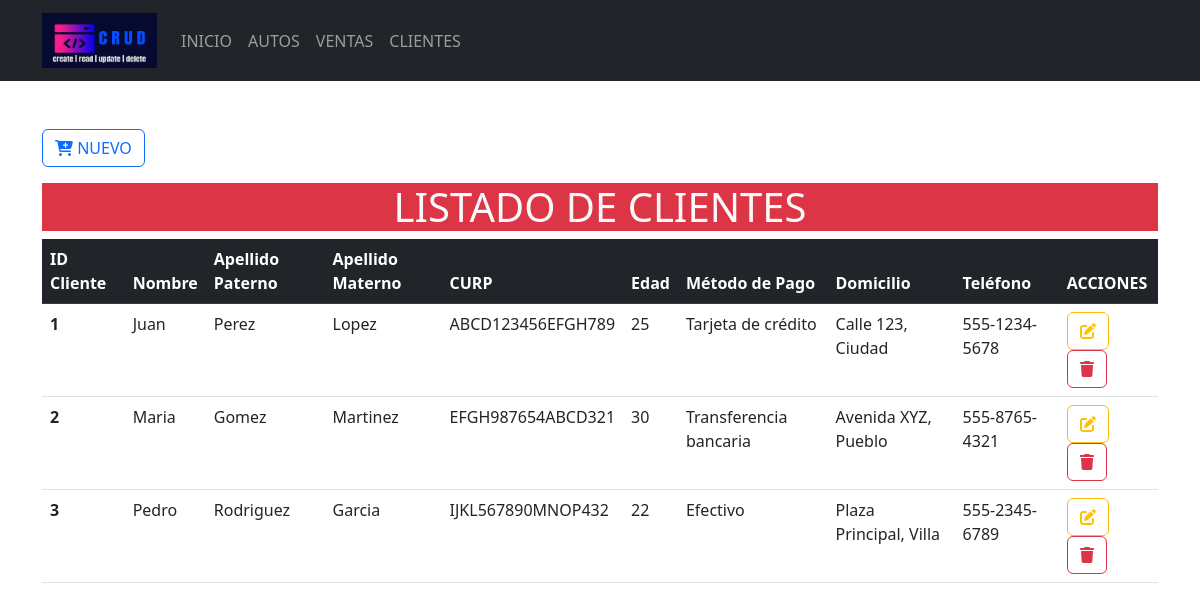
The app's page /Formularios/marcas/index.php with its own data.
### tables this page shows
CREATE TABLE `cliente` (
  `id_cliente` INT(11) PRIMARY KEY AUTO_INCREMENT,
  `nombre` VARCHAR(100) NOT NULL,
  `apellidoP` VARCHAR(100) NOT NULL,
  `apellidoM` VARCHAR(100) NOT NULL,
  `curp` VARCHAR(100) NOT NULL,
  `edad` INT(2) NOT NULL,
  `metodo_de_pago` VARCHAR(50) NOT NULL,
  `domicilio` VARCHAR(50) NOT NULL,
  `telefono` VARCHAR(50) NOT NULL
);

### Formularios/marcas/index.php (the view, shortened to what this page needs)
<?php
include_once("../../config/conexion.php");
?>
<!doctype html>
<html lang="es">
<head>
    <link rel="stylesheet" href="<?php echo base_url; ?>css/bootstrap.min.css">
</head>
<body>
    <header>
        <nav class="navbar navbar-expand-lg bg-dark" data-bs-theme="dark">
            <div class="container">
                <a class="navbar-brand" href="<?php echo base_url; ?>">
                    <img src="<?php echo base_url; ?>img/logo.png" alt="logo" height="55" width="115">
                </a>
                <div class="collapse navbar-collapse" id="mi-menu">
                    <ul class="navbar-nav">
                        <li class="nav-item">
                            <a class="nav-link" href="<?php echo base_url; ?>">INICIO</a>
                        </li>
                        <li class="nav-item">
                            <a class="nav-link" href="<?php echo base_url; ?>Formularios/productos/index.php">AUTOS</a>
                        </li>
                        <li class="nav-item">
                            <a class="nav-link"
                                href="<?php echo base_url; ?>Formularios/categorias/index.php">VENTAS</a>
                        </li>
                        <li class="nav-item">
                            <a class="nav-link" href="<?php echo base_url; ?>Formularios/marcas/index.php">CLIENTES</a>
                        </li>
                    </ul>
                </div>
            </div>
        </nav>
    </header>
    <div class="container-lg mt-5">
        <a href="crear.php" type="button" class="btn btn-outline-primary mb-3">
            <i class="fa-solid fa-cart-plus fa-beat"></i>
            NUEVO
        </a>
        <h1 class="text-center bg-danger text-light">LISTADO DE CLIENTES</h1>
        <div class="table-responsive-sm">
            <table class="table table-hover">
                <thead class="table-dark">
                    <tr>
                        <th scope="col">ID Cliente</th>
                        <th scope="col">Nombre</th>
                        <th scope="col">Apellido Paterno</th>
                        <th scope="col">Apellido Materno</th>
                        <th scope="col">CURP</th>
                        <th scope="col">Edad</th>
                        <th scope="col">Método de Pago</th>
                        <th scope="col">Domicilio</th>
                        <th scope="col">Teléfono</th>
                        <th scope="col">ACCIONES</th>
                    </tr>
                </thead>
                <tbody>
                    <?php
                    $sql = $conexion->query("SELECT * FROM cliente");
                    while ($resultado = $sql->fetch_assoc()) {
                        ?>
                        <tr>
                            <th scope="row">
                                <?php echo $resultado['id_cliente']; ?>
                            </th>
                            <td>
                                <?php echo $resultado['nombre']; ?>
                            </td>
                            <td>
                                <?php echo $resultado['apellidoP']; ?>
                            </td>
                            <td>
                                <?php echo $resultado['apellidoM']; ?>
                            </td>
                            <td>
                                <?php echo $resultado['curp']; ?>
                            </td>
                            <td>
                                <?php echo $resultado['edad']; ?>
                            </td>
                            <td>
                                <?php echo $resultado['metodo_de_pago']; ?>
                            </td>
                            <td>
                                <?php echo $resultado['domicilio']; ?>
                            </td>
                            <td>
                                <?php echo $resultado['telefono']; ?>
                            </td>
                            <td>
                                <a href="<?php echo base_url; ?>Formularios/marcas/actualizar.php?id_cliente=<?php echo $resultado['id_cliente']; ?>"
                                    class="btn btn-outline-warning">
                                    <i class="fa-solid fa-pen-to-square fa-beat"></i>
                                </a>
                                <a href="<?php echo base_url; ?>CRUDM/eliminarDatos.php?id_cliente=<?php echo $resultado['id_cliente']; ?>"
                                    class="btn btn-outline-danger">
                                    <i class="fa-solid fa-trash fa-beat"></i>
                                </a>
                            </td>
                        </tr>
                        <?php
                    }
                    ?>
                </tbody>
            </table>
        </div>
    </div>
</body>
</html>

### records on screen
cliente: id_cliente "1", nombre "Juan", apellidoP "Perez", apellidoM "Lopez", curp "ABCD123456EFGH789", edad "25", metodo_de_pago "Tarjeta de crédito", domicilio "Calle 123, Ciudad", telefono "555-1234-5678"
cliente: id_cliente "2", nombre "Maria", apellidoP "Gomez", apellidoM "Martinez", curp "EFGH987654ABCD321", edad "30", metodo_de_pago "Transferencia bancaria", domicilio "Avenida XYZ, Pueblo", telefono "555-8765-4321"
cliente: id_cliente "3", nombre "Pedro", apellidoP "Rodriguez", apellidoM "Garcia", curp "IJKL567890MNOP432", edad "22", metodo_de_pago "Efectivo", domicilio "Plaza Principal, Villa", telefono "555-2345-6789"
